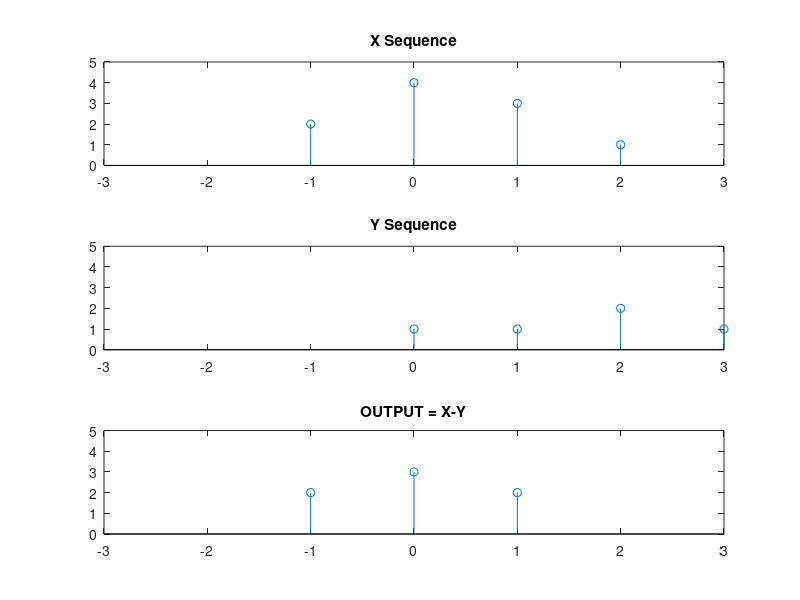

Write the MATLAB code that produced this figure.
clear all
clc
n1 = -1:2;
x = [2 4 3 1];
subplot (3,1,1);
stem(n1, x);
title ('X Sequence');
axis ([-3 3 0 5]);
n2=0:3;
y = [1 1 2 1];
subplot (3,1,2);
stem(n2,y);
title('Y Sequence');
axis([-3 3 0 5]);
n3 = min (min(n1), min ( n2 ) ) : max (max (n1), max ( n2 ));
s1 = zeros(1,length (n3));
s2 = s1;
s1 ( ( n3>=min( n1 )) & (n3 <=max ( n1 ))==1 )=x;
s2 ( ( n3>=min( n2 )) & (n3 <=max ( n2 ))==1 )=y;
sub = s1 - s2;
subplot(3,1,3)
stem(n3, sub)
title ('OUTPUT = X-Y');
axis ([-3 3 0 5]);
